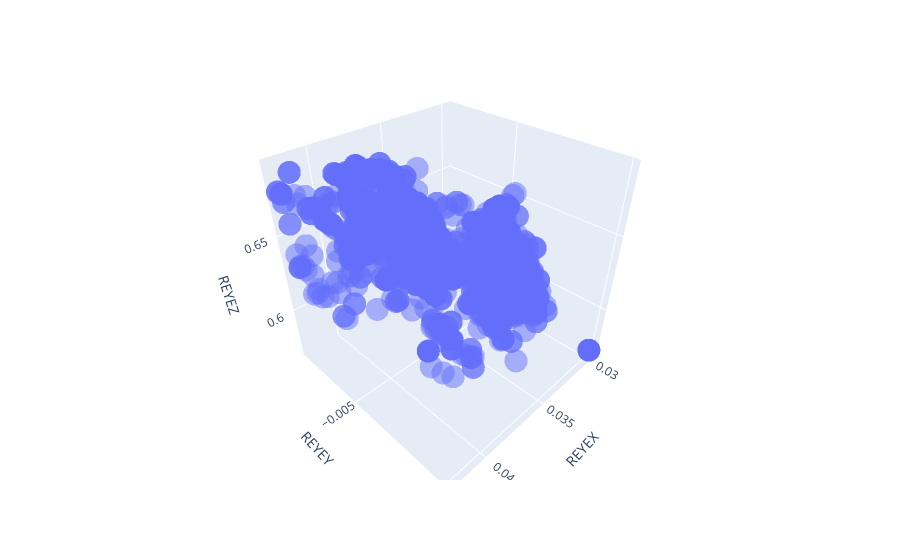

The notebook cell this image was saved under:
### Code cell
#REYEX	REYEY	REYEZ


import plotly.express as px

fig = px.scatter_3d(df_new, 
                    x='REYEX', y='REYEY', z='REYEZ',
                   size_max=10,  # マーカーサイズの最大値を設定
    opacity=0.5,  # 不透明度を変更

)

 
                    
fig.show()

### Figure 1 — Plotly figure (JSON) as saved in the notebook; plotly's stock layout.template omitted (floating-point values rounded to 4 significant figures; data arrays with more than 128 entries replaced by an {"elided": "..."} marker saying what was removed)
{"data": [{"hovertemplate": "REYEX=%{x}<br>REYEY=%{y}<br>REYEZ=%{z}<extra></extra>", "legendgroup": "", "marker": {"color": "#636efa", "opacity": 0.5, "symbol": "circle"}, "mode": "markers", "name": "", "scene": "scene", "showlegend": false, "type": "scatter3d", "x": {"elided": "2674 float values"}, "y": {"elided": "2674 float values"}, "z": {"elided": "2674 float values"}}], "layout": {"legend": {"tracegroupgap": 0}, "margin": {"t": 60}, "scene": {"domain": {"x": [0, 1], "y": [0, 1]}, "xaxis": {"title": {"text": "REYEX"}}, "yaxis": {"title": {"text": "REYEY"}}, "zaxis": {"title": {"text": "REYEZ"}}}}}
